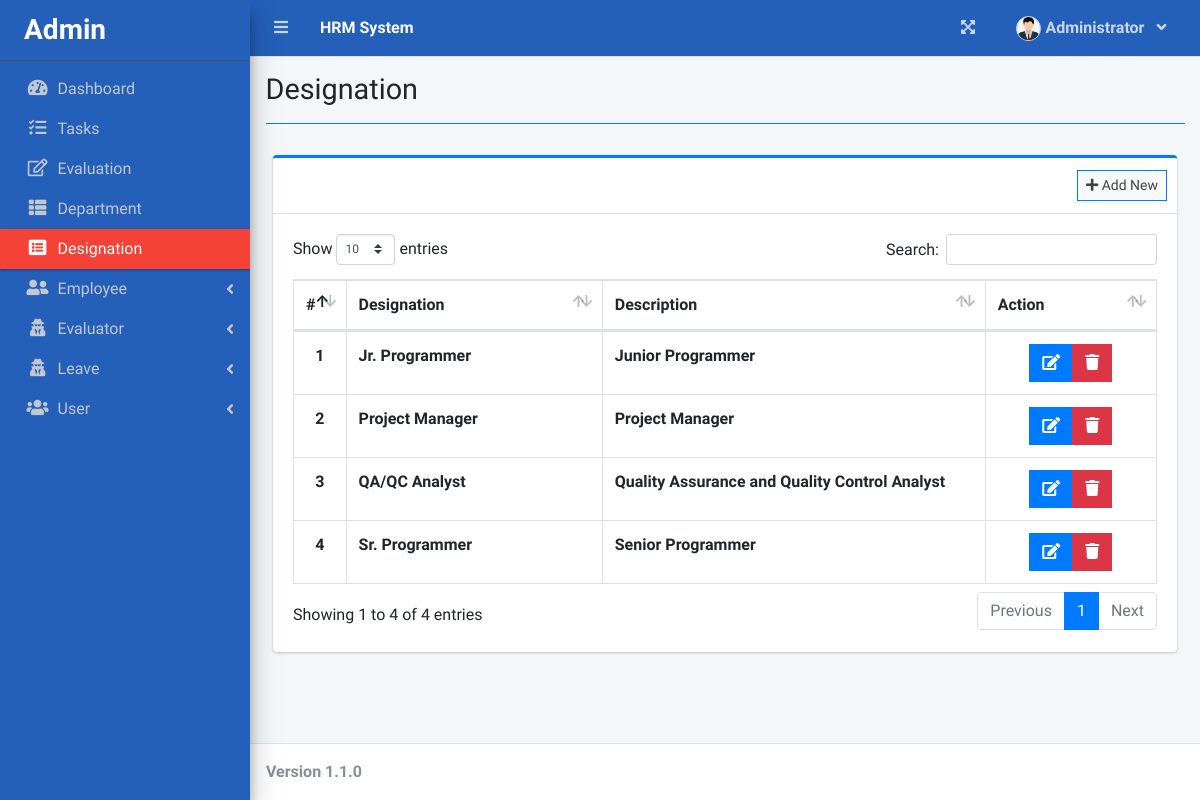
The page /index.php?page=designation (signed in) on the database as committed earlier.
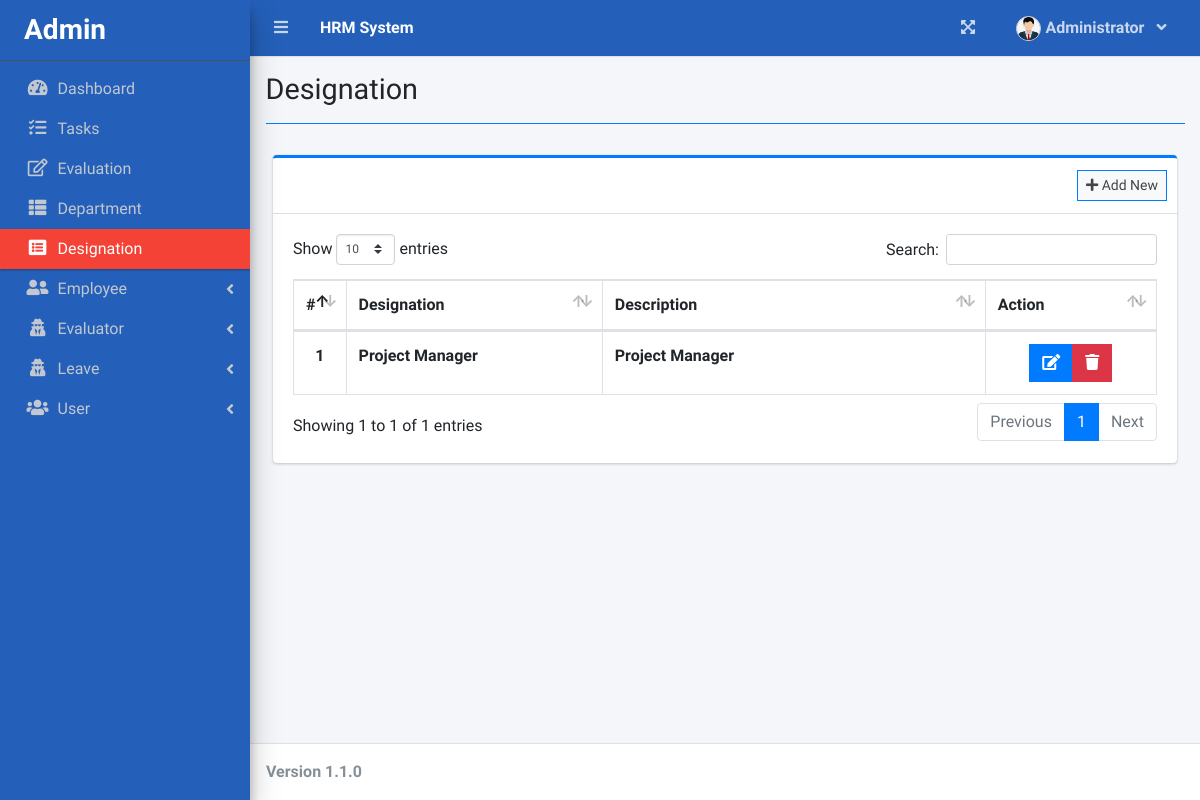
The same page on the database as committed later.
### tables this page shows
CREATE TABLE `designation_list` (
  `id` int(30) NOT NULL,
  `designation` varchar(200) NOT NULL,
  `description` text NOT NULL
);

### designation.php (the view, shortened to what this page needs)
<?php include'db_connect.php' ?>
<div class="col-lg-12">
	<div class="card card-outline card-primary">
		<div class="card-header">
			<div class="card-tools">
				<a class="btn btn-block btn-sm btn-default btn-flat border-primary new_designation" href="javascript:void(0)"><i class="fa fa-plus"></i> Add New</a>
			</div>
		</div>
		<div class="card-body">
			<table class="table tabe-hover table-bordered" id="list">
				<colgroup>
					<col width="5%">
					<col width="30%">
					<col width="45%">
					<col width="20%">
				</colgroup>
				<thead>
					<tr>
						<th class="text-center">#</th>
						<th>Designation</th>
						<th>Description</th>
						<th>Action</th>
					</tr>
				</thead>
				<tbody>
					<?php
					$i = 1;
					$qry = $conn->query("SELECT * FROM designation_list order by designation asc ");
					while($row= $qry->fetch_assoc()):
					?>
					<tr>
						<th class="text-center"><?php echo $i++ ?></th>
						<td><b><?php echo $row['designation'] ?></b></td>
						<td><b><?php echo $row['description'] ?></b></td>
						<td class="text-center">
		                    <div class="btn-group">
		                        <a href="javascript:void(0)" data-id='<?php echo $row['id'] ?>' class="btn btn-primary btn-flat manage_designation">
		                          <i class="fas fa-edit"></i>
		                        </a>
		                        <button type="button" class="btn btn-danger btn-flat delete_designation" data-id="<?php echo $row['id'] ?>">
		                          <i class="fas fa-trash"></i>
		                        </button>
	                      </div>
						</td>
					</tr>
				<?php endwhile; ?>
				</tbody>
			</table>
		</div>
	</div>
</div>

### sidebar.php (shortened to what this page needs)
<aside class="main-sidebar sidebar-dark-primary elevation-4">
  <div class="dropdown">
    <a href="./" class="brand-link d-flex">
      <?php if ($_SESSION['login_type'] == 2): ?>
        <h3 class="text-center p-0 m-0 align-self-center"><b>Admin</b></h3>
      <?php elseif ($_SESSION['login_type'] == 1): ?>
        <h3 class="text-center p-0 m-0 align-self-center"><b>Evaluator</b></h3>
      <?php else: ?>
        <h3 class="text-center p-0 m-0 align-self-center"><b>Employee</b></h3>
      <?php endif; ?>
    </a>
  </div>
  <div class="sidebar pb-4 mb-4">
    <nav class="mt-2">
      <ul class="nav nav-pills nav-sidebar flex-column nav-flat" data-widget="treeview" role="menu"
        data-accordion="false">
        <li class="nav-item dropdown">
          <a href="./" class="nav-link nav-home">
            <i class="nav-icon fas fa-tachometer-alt"></i>
            <p>
              Dashboard
            </p>
          </a>
        </li>
        <li class="nav-item dropdown">
          <a href="./index.php?page=task_list" class="nav-link nav-task_list">
            <i class="nav-icon fas fa-tasks"></i>
            <p>
              Tasks
            </p>
          </a>
        </li>
        <?php if ($_SESSION['login_type'] != 0): ?>
          <li class="nav-item dropdown">
            <a href="./index.php?page=evaluation" class="nav-link nav-evaluation">
              <i class="nav-icon far fa-edit"></i>
              <p>
                Evaluation
              </p>
            </a>
          </li>
        <?php endif; ?>
        <?php if ($_SESSION['login_type'] == 2): ?>
          <li class="nav-item dropdown">
            <a href="./index.php?page=department" class="nav-link nav-department">
              <i class="nav-icon fas fa-th-list"></i>
              <p>
                Department
              </p>
            </a>
          </li>
          <li class="nav-item dropdown">
            <a href="./index.php?page=designation" class="nav-link nav-designation">
              <i class="nav-icon fas fa-list-alt"></i>
              <p>
                Designation
              </p>
            </a>
          </li>
          <li class="nav-item">
            <a href="#" class="nav-link nav-edit_employee">
              <i class="nav-icon fas fa-user-friends"></i>
              <p>
                Employee
                <i class="right fas fa-angle-left"></i>
              </p>
            </a>
          </li>
          <li class="nav-item">
            <a href="#" class="nav-link nav-edit_evaluator">
              <i class="nav-icon fas fa-user-secret"></i>
              <p>
                Evaluator
                <i class="right fas fa-angle-left"></i>
              </p>
            </a>
          </li>
          <li class="nav-item">
            <a href="#" class="nav-link nav-edit_evaluator">
              <i class="nav-icon fas fa-user-secret"></i>
              <p>
                Leave
                <i class="right fas fa-angle-left"></i>
              </p>
            </a>
          </li>
          <li class="nav-item">
            <a href="#" class="nav-link nav-edit_user">
              <i class="nav-icon fas fa-users"></i>
              <p>
                User
                <i class="right fas fa-angle-left"></i>
              </p>
            </a>
          </li>
        <?php endif; ?>
      </ul>
    </nav>
  </div>
</aside>

Rows that differ between the two databases and show on the page:
removed designation_list: designation "Jr. Programmer", description "Junior Programmer"
removed designation_list: designation "QA/QC Analyst", description "Quality Assurance and Quality Control Analyst"
removed designation_list: designation "Sr. Programmer", description "Senior Programmer"
Other text that changed with them:
text written by a page script: "Show entries Search: Showing 1 to 4 of 4 entries Previous 1 Next" → "Show entries Search: Showing 1 to 1 of 1 entries Previous 1 Next"
